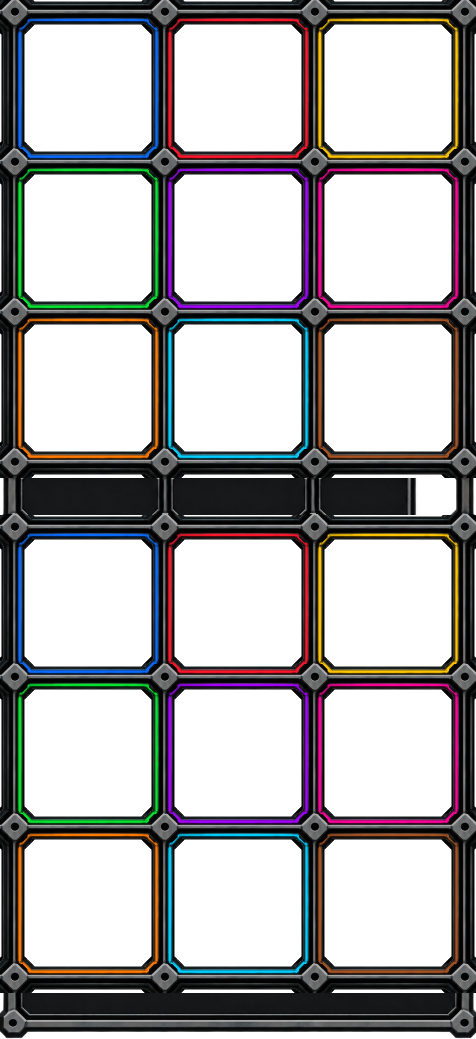
#> input picture mole/assets/rhythm-b/skeleton-uniform.png, 952 x 2078 px, found by its file name (shown at 1/2 size)
$ python verify-uniform-frame.py
#> lines starting #> are read from the running program, lines starting #| are printed output that depends on the picture; after the words box and inside, x2 and y2 are one past the last pixel; in counts of white or black regions, pixels touching at a corner belong together
"""Independent measurements on the final displayed PNG, not declared coordinates."""
from PIL import Image,ImageDraw,ImageChops
from collections import deque
from pathlib import Path
import hashlib,json
p=Path('mole/assets/rhythm-b');im=Image.open(p/'skeleton-uniform.png').convert('RGBA');a=im.getchannel('A');rows=[];masks=[]
#> further down, im is the input picture: PIL image 952x2078 RGBA; mean R, G, B, A 20.5, 18.6, 19.2, 100.6
#> after `a = im.getchannel('A')`:
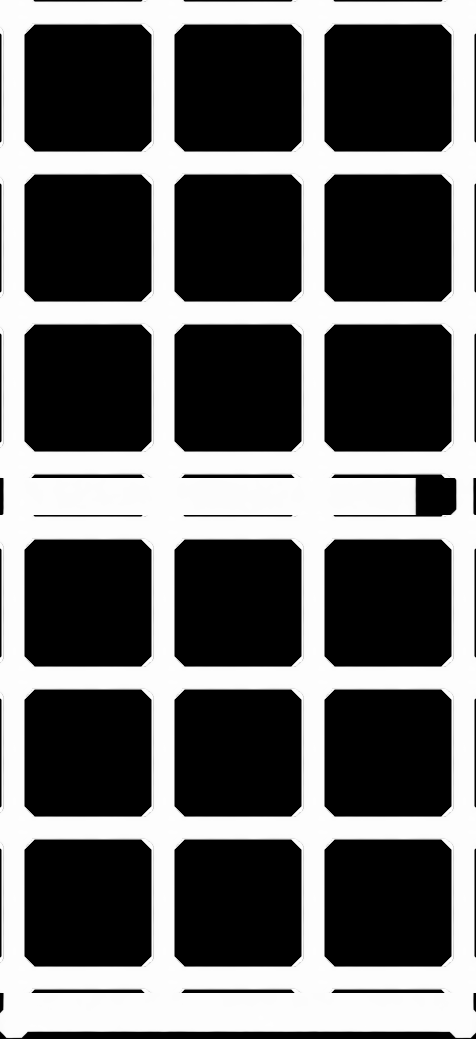
#> a: PIL image 952x2078 L (shown at 1/2 size); min 0, max 255, mean 100.6
for base in [26,1056]:
 for row in range(3):
  for col in range(3):
   x0,y0=26+col*300,base+row*300;q=deque([(150,150)]);seen={(150,150)};cell=a.crop((x0,y0,x0+300,y0+300))
   while q:
    x,y=q.popleft()
    for xx,yy in [(x-1,y),(x+1,y),(x,y-1),(x,y+1)]:
     if 0<=xx<300 and 0<=yy<300 and (xx,yy) not in seen and cell.getpixel((xx,yy))<128:seen.add((xx,yy));q.append((xx,yy))
   xs=[v[0] for v in seen];ys=[v[1] for v in seen];bounds=[min(xs),min(ys),max(xs)+1,max(ys)+1]
   assert bounds==[23,23,277,277],bounds
   assert ((bounds[0]+bounds[2])/2,(bounds[1]+bounds[3])/2)==(150,150)
   masks.append(cell.tobytes());rows.append({'group':'upper' if base==26 else 'lower','row':row+1,'col':col+1,'width':254,'height':254,'center':[x0+150,y0+150]})
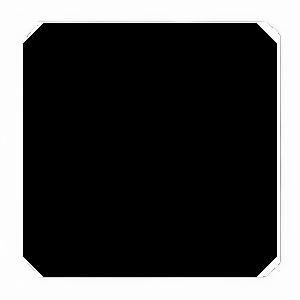
#> cell: PIL image 300x300 L; min 0, max 255, mean 73.5
#> after the loop, masks = 18 items; rows = 18 items
assert len(set(masks))==1
nm=Image.new('L',(57,57));ImageDraw.Draw(nm).polygon([(10,0),(46,0),(56,10),(56,46),(46,56),(10,56),(0,46),(0,10)],fill=255)
#> after `nm = Image.new('L', (57, 57))`: nm: PIL image 57x57 L; every value is 0
#> after `ImageDraw.Draw(nm).polygon([(10, 0), (46, 0), (56, 10), (56, 46), (46,`:
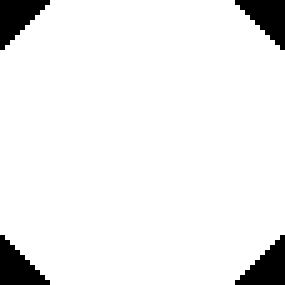
#> nm: PIL image 57x57 L (shown 5 times larger); 93.2% white; 4 black regions, box (x1, y1, x2, y2) and area: (0, 0, 10, 10) 55, (47, 0, 57, 10) 55, (0, 47, 10, 57) 55, (47, 47, 57, 57) 55
node=im.crop((-2,-2,55,55));ref=im.crop((298,298,355,355))
#> after `node = im.crop((-2, -2, 55, 55))`:
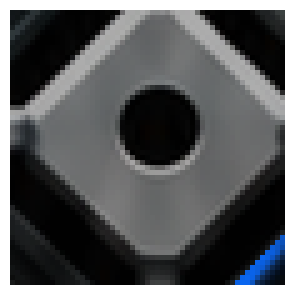
#> node: PIL image 57x57 RGBA (shown 5 times larger); mean R, G, B, A 58.8, 60.5, 62.2, 235.6; transparent parts drawn white
#> after `ref = im.crop((298, 298, 355, 355))`:
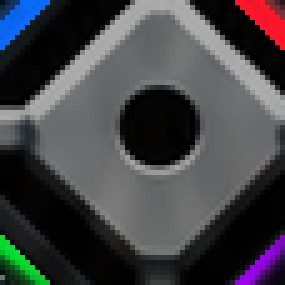
#> ref: PIL image 57x57 RGBA (shown 5 times larger); mean R, G, B, A 66, 65.5, 68.7, 253; transparent parts drawn white
for base in [26,1056]:
 for y in [base+i*300 for i in range(4)]:
  for x in [326,626]:
   patch=im.crop((x-28,y-28,x+29,y+29));visible=nm.copy()
   if y<28:ImageDraw.Draw(visible).rectangle((0,0,56,27-y),fill=0)
   assert ImageChops.multiply(ImageChops.difference(patch,ref).convert('RGB'),Image.merge('RGB',(visible,visible,visible))).getbbox() is None
#> (the run stopped early here; a loop or call above may not have finished)
